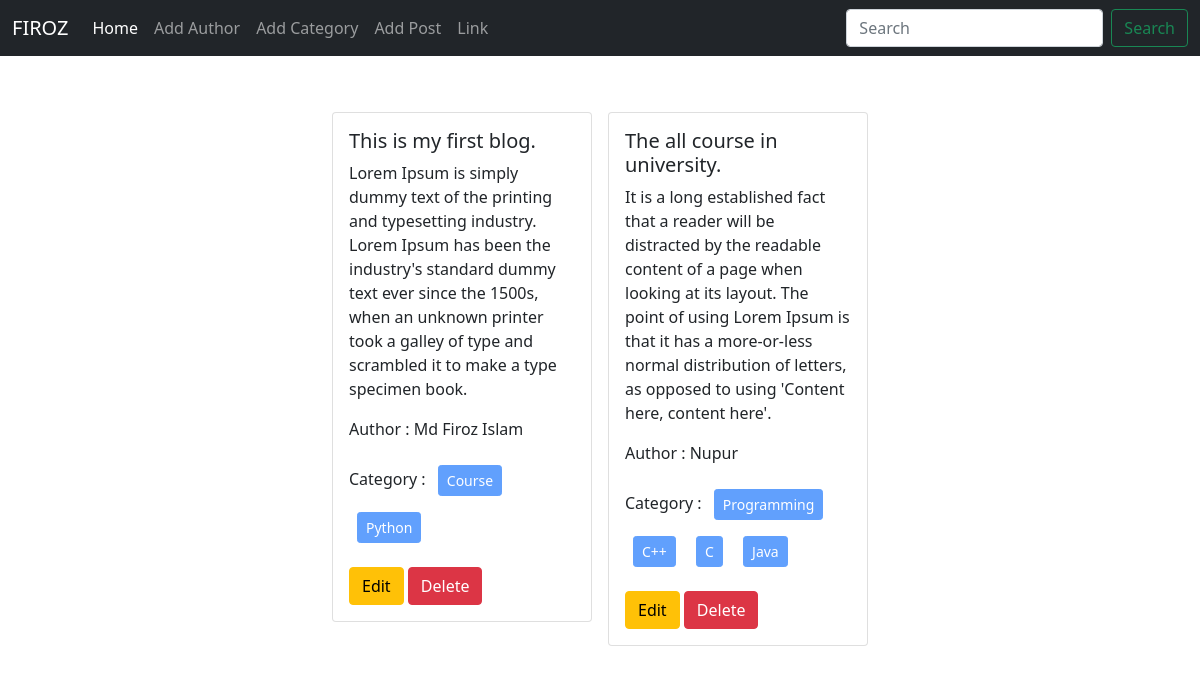
The page / on the database its author committed.
### posts/models.py (models this page shows, shortened)
class Post(models.Model):
    title = models.CharField(max_length=50)
    content = models.TextField()
    category = models.ManyToManyField(Category) # ekta post multiple categorir moddhe thakte pare abar ekta categorir moddhe multiple post thakte pare
    author = models.ForeignKey(Author, on_delete=models.CASCADE)

### author/models.py (models this page shows, shortened)
class Author(models.Model):
    name = models.CharField(max_length=100)
    bio = models.TextField()
    phone_no = models.CharField(max_length=12)

### categories/models.py (models this page shows, shortened)
class Category(models.Model):
    name = models.CharField(max_length=100)

### blog_project/views.py (the view)
# urls.py: path('', views.home, name='homepage'),
def home(request):
    data = Post.objects.all()
    return render(request, 'home.html', {'data' : data})

### templates/home.html
{% extends 'base.html' %} {% block content %}
<div class="d-flex flex-wrap justify-content-center px-5 pt-5">
  {% for post in data %}
  <div class="col-sm-3">
    <div class="card m-2">
      <div class="card-body">
        <h5 class="card-title">{{post.title}}</h5>
        <p class="card-text">{{post.content}}</p>
        <p>Author : {{post.author.name}}</p>
        <p>
          Category : {% for cat in post.category.all %}
          <button class="btn btn-primary btn-sm m-2" disabled >{{cat.name}} </button>
          {% endfor %}
        </p>
        <a href="{% url 'edit_post' post.id %}" class="btn btn-warning">Edit</a>
        <a href="{% url 'delete_post' post.id %}" class="btn btn-danger">Delete</a>
      </div>
    </div>
  </div>
  {% endfor %}
</div>
{% endblock %}

### templates/base.html (shortened to what this page needs)
<!DOCTYPE html>
<html lang="en">
  <head>
    <link
      href="https://cdn.jsdelivr.net/npm/bootstrap@5.0.2/dist/css/bootstrap.min.css"
      rel="stylesheet"
    />
  </head>
  <body>
    <nav class="navbar navbar-expand-lg navbar-dark bg-dark">
      <div class="container-fluid">
        <a class="navbar-brand" href="#">FIROZ</a>
        <div class="collapse navbar-collapse" id="navbarSupportedContent">
          <ul class="navbar-nav me-auto mb-2 mb-lg-0">
            <li class="nav-item">
              <a class="nav-link active" aria-current="page" href="{% url 'homepage' %}">Home</a>
            </li>
            <li class="nav-item">
              <a class="nav-link" href="{% url 'add_author' %}">Add Author</a>
            </li>
            <li class="nav-item">
              <a class="nav-link" href="{% url 'add_category' %}">Add Category</a>
            </li>
            <li class="nav-item">
              <a class="nav-link" href="{% url 'add_post' %}">Add Post</a>
            </li>
            <li class="nav-item">
              <a class="nav-link" href="#">Link</a>
            </li>
          </ul>
          <form class="d-flex">
            <input
              class="form-control me-2"
              type="search"
              placeholder="Search"
              aria-label="Search"
            />
            <button class="btn btn-outline-success" type="submit">
              Search
            </button>
          </form>
        </div>
      </div>
    </nav>
    {% block content %}
    {% endblock %}
  </body>
</html>

### rows shown on the page
Post: title "This is my first blog.", content "Lorem Ipsum is simply dummy text of the printing and typesetting industry. Lorem Ipsum has been the industry's standard dummy text ever since the 1500s, when an unknown printer took a galley of type and scrambled it to make a type specimen book.", author.name "Md Firoz Islam"
Category: name "Course"
Category: name "Python"
Post: title "The all course in university.", content "It is a long established fact that a reader will be distracted by the readable content of a page when looking at its layout. The point of using Lorem Ipsum is that it has a more-or-less normal distribution of letters, as opposed to using 'Content here, content here'.", author.name "Nupur"
Category: name "Programming"
Category: name "C++"
Category: name "C"
Category: name "Java"
